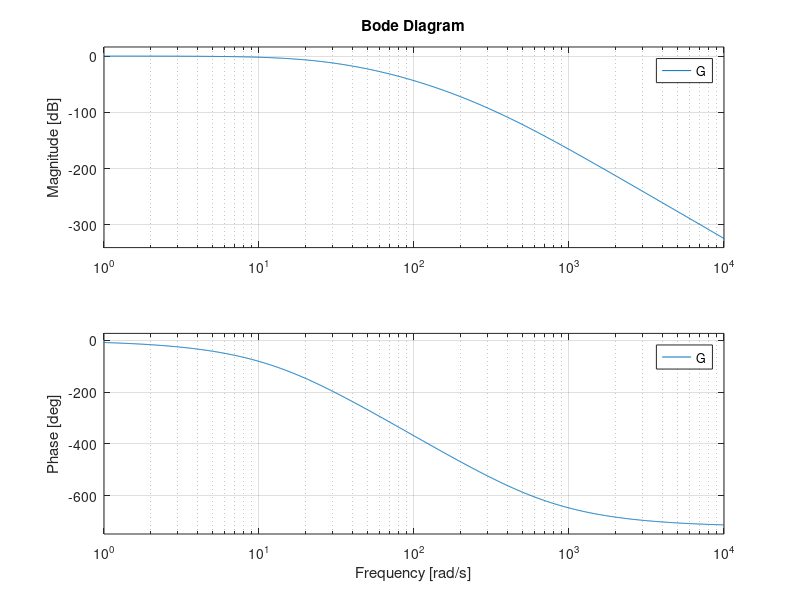

This chart was generated by the following MATLAB code:
close all;
s = tf('s');
fc = 15;
w0 = 2*pi*fc;
Zeta1 = 1;
Zeta2 = 1.5;
Zeta3 = 2;
Zeta4 = 2.5;
G1 = w0^2/(s^2 + 2*Zeta1*w0*s + w0^2);
G2 = w0^2/(s^2 + 2*Zeta2*w0*s + w0^2);
G3 = w0^2/(s^2 + 2*Zeta3*w0*s + w0^2);
G4 = w0^2/(s^2 + 2*Zeta4*w0*s + w0^2);
G = G1*G2*G3*G4;
num = get(G,'num');
den = get(G,'den');
[A, B, C, D] = tf2ss(num{1}, den{1});
eig(A)
bode(G);